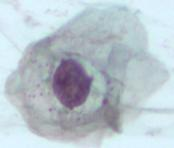
#> input picture data/lab-03-data/part2/sipakmed_clean/im_Koilocytotic/041_01.jpg, 174 x 148 px
$ python -i segmentation.py   (imports and definitions only)
#> lines starting #> are read from the running program, lines starting #| are printed output that depends on the picture; after the words box and inside, x2 and y2 are one past the last pixel; in counts of white or black regions, pixels touching at a corner belong together
#> further down, picture is the input picture: shape (148, 174, 3); mean B, G, R 205.6, 197.5, 184.7
import cv2
import numpy as np
import skimage.morphology as morph


def segment(image):
    """
    Segments the puzzle pieces from the background of an input image.

    Args:
        image: A numpy array representing the input image.

    Returns:
        A binary image where the puzzle pieces are represented by 1 and the background is represented by 0.
    """
    kernel = np.array([[1, 1, 1], [1, -7, 1], [1, 1, 1]])
    sharpened_image = cv2.filter2D(image, -1, kernel)
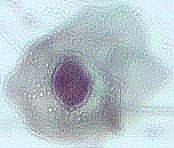
#> sharpened_image: shape (148, 174, 3); mean B, G, R 205.5, 197.4, 184.7
    sharpened_image = cv2.cvtColor(sharpened_image, cv2.COLOR_BGR2GRAY)
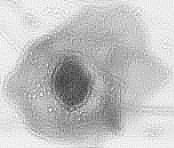
#> sharpened_image: shape (148, 174); min 42, max 255, mean 194.5
    thresholded_bis = cv2.adaptiveThreshold(
        sharpened_image,
        maxValue=255,
        adaptiveMethod=cv2.ADAPTIVE_THRESH_GAUSSIAN_C,
        thresholdType=cv2.THRESH_BINARY,
        blockSize=3,
        C=-4
    )
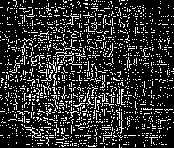
#> thresholded_bis: shape (148, 174); 18.3% white in thin lines or dots

    thresholded_bis = morph.remove_small_holes(thresholded_bis.astype(bool), area_threshold=1000, connectivity=3).astype(np.uint8)
#> thresholded_bis: shape (148, 174); values 0 (black) and 1 (white), 18.3% white in thin lines or dots
    thresholded_bis[thresholded_bis > 0] = 255

    kernel = np.ones((9,9),np.uint8)
    thresholded_bis_closed = cv2.morphologyEx(thresholded_bis, cv2.MORPH_CLOSE, kernel)
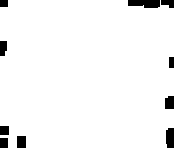
#> thresholded_bis_closed: shape (148, 174); 96% white; 10 black regions, largest, box (x1, y1, x2, y2) and area: (128, 0, 160, 8) 221, (166, 128, 174, 148) 152, (165, 96, 174, 109) 111

    return thresholded_bis_closed.astype(np.uint8)

>>> import cv2
>>> picture = cv2.imread('../../data/lab-03-data/part2/sipakmed_clean/im_Koilocytotic/041_01.jpg')
>>> result = segment(picture)

$ run again, on data/lab-03-data/part2/sipakmed_clean/im_Koilocytotic/047_01.jpg
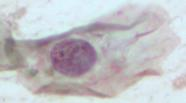
#> input picture data/lab-03-data/part2/sipakmed_clean/im_Koilocytotic/047_01.jpg, 186 x 103 px
#> picture is the input picture: shape (103, 186, 3); mean B, G, R 197.2, 193.3, 193
#> in segment, `thresholded_bis = cv2.adaptiveThreshold( sharpened_image, maxValue=255..`:
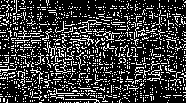
#> thresholded_bis: shape (103, 186); 22.5% white in thin lines or dots
#> in segment, `thresholded_bis_closed = cv2.morphologyEx(thresholded_bis, cv2.MORPH_C..`:
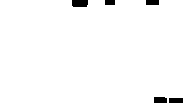
#> thresholded_bis_closed: shape (103, 186); 98.1% white; 5 black regions, box (x1, y1, x2, y2) and area: (72, 0, 88, 7) 109, (154, 97, 167, 103) 76, (169, 98, 183, 103) 70, (146, 0, 159, 5) 65, (105, 0, 115, 5) 50

$ run again, on data/lab-03-data/part2/sipakmed_clean/im_Koilocytotic/165_01.jpg
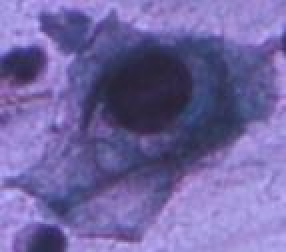
#> input picture data/lab-03-data/part2/sipakmed_clean/im_Koilocytotic/165_01.jpg, 143 x 126 px (shown 2 times larger)
#> picture is the input picture: shape (126, 143, 3); mean B, G, R 163.1, 102.1, 113.8
#> in segment, `sharpened_image = cv2.cvtColor(sharpened_image, cv2.COLOR_BGR2GRAY)`:
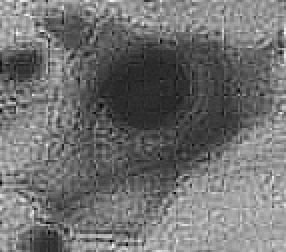
#> sharpened_image: shape (126, 143) (shown 2 times larger); min 3, max 255, mean 112.6
#> in segment, `thresholded_bis = cv2.adaptiveThreshold( sharpened_image, maxValue=255..`:
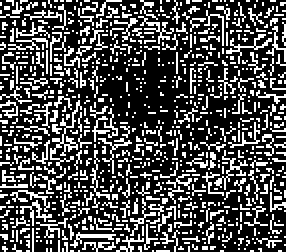
#> thresholded_bis: shape (126, 143) (shown 2 times larger); 29.4% white in thin lines or dots
#> thresholded_bis_closed: shape (126, 143); every value is 255
